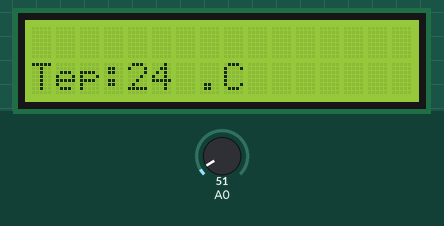
A sketch run on a simulated Arduino Uno, built with avr-gcc and run on an emulated ATmega328P. Shown: 16×2 character LCD. The inputs (shaded band) are chosen by the test bench; at power-on: A0 = 51. What the sketch prints to the serial monitor is not drawn.

Above: at 1.2 s.
1.3 s: A0 set to 23
At 2.5 s:
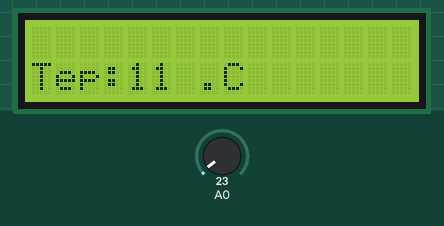
3.1 s: A0 set to 18
At 3.4 s:
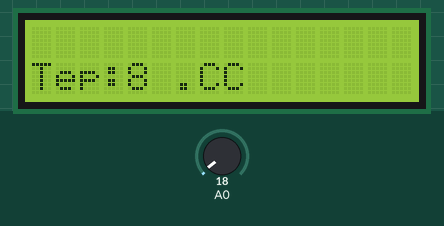
4.6 s: A0 set to 30
At 5.6 s:
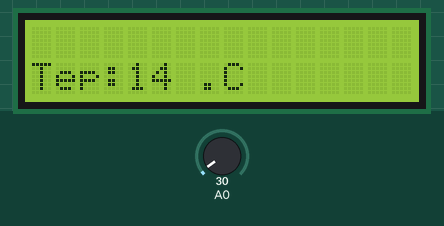
Timing chart, 0 to 7.6 s (numbered marks = the images above; inputs shaded):
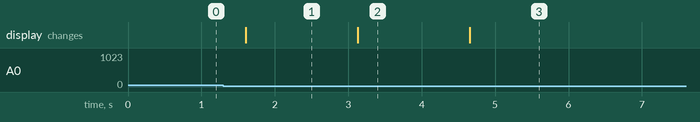

The sketch:

LM35.ino
```cpp
// include the library code:
#include <Wire.h>
#include <LiquidCrystal_I2C.h>
// initialize the library with the numbers of the interface pins
LiquidCrystal_I2C lcd(0x27, 16, 2); // set the LCD address to 0x27 for a 16 chars and 2 line display

int potPin = 0; //定義類比介面0 連接LM35 溫度感測器
void setup()
{
Serial.begin(9600);//設置串列傳輸速率
 // set up the LCD's number of columns and rows:
  lcd.begin(16, 2);
  // Print a message to the LCD.

}
void loop()
{
int val;//定義變數
int dat;//定義變數
val=analogRead(0);// 讀取感測器的模擬值並賦值給val
dat=(125*val)>>8;//溫度計算公式
Serial.print("Tep:");//原樣輸出顯示Tep 字串代表溫度
Serial.print(dat);//輸出顯示dat 的值
Serial.println("C");//原樣輸出顯示C 字串
 // set the cursor to column 0, line 1
  // (note: line 1 is the second row, since counting begins with 0):
  lcd.setCursor(0, 1);
    lcd.print("Tep:");
    lcd.print(dat);
    lcd.print(" .C");
delay(500);//延時0.5 秒
}
```

Measured:
- the behaviour switches between 21 and 20 on A0 (found by bisection; images 1 and 2)
- after the input at 1.3 s, the display: changes after 0.30 s (image 1)
- after the input at 3.1 s, the display: changes at once (image 2)
- after the input at 4.6 s, the display: changes after 0.06 s (image 3)
